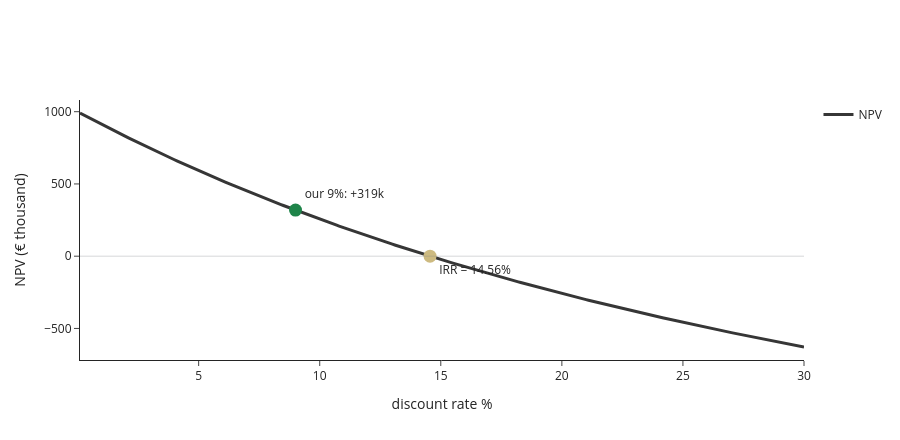

The notebook cell saved with this chart:
### Code cell
rates = np.linspace(0.001, 0.30, 300)
lo, hi = 0.0, 0.5
for _ in range(80):
    mid = (lo + hi)/2
    lo, hi = (mid, hi) if npv(mid) > 0 else (lo, mid)
irr = (lo + hi)/2

fig = go.Figure(go.Scatter(x=rates*100, y=[npv(r) for r in rates],
                           line=dict(color="#363636", width=3), name="NPV"))
fig.add_hline(y=0, line=dict(color="#7a7f85", width=1))
fig.add_scatter(x=[9], y=[npv(0.09)], mode="markers+text", marker=dict(size=13, color="#1E8449"),
                text=[f"our 9%: +{npv(0.09):,.0f}k"], textposition="top right", showlegend=False)
fig.add_scatter(x=[irr*100], y=[0], mode="markers+text", marker=dict(size=13, color="#CDBA80"),
                text=[f"IRR = {irr:.2%}"], textposition="bottom right", showlegend=False)
fig.update_layout(template="simple_white", height=440, xaxis_title="discount rate %",
                  yaxis_title="NPV (€ thousand)")
fig.show()
print(f"IRR = {irr:.4%}    NPV at 16% = {npv(0.16):,.2f}k")

### Figure 1 — Plotly figure (JSON) as saved in the notebook; plotly's stock layout.template omitted (floating-point values rounded to 4 significant figures; data arrays with more than 128 entries replaced by an {"elided": "..."} marker saying what was removed)
{"data": [{"line": {"color": "#363636", "width": 3}, "name": "NPV", "type": "scatter", "x": {"elided": "300 float values"}, "y": {"elided": "300 float values"}}, {"marker": {"color": "#1E8449", "size": 13}, "mode": "markers+text", "showlegend": false, "text": ["our 9%: +319k"], "textposition": "top right", "type": "scatter", "x": [9], "y": [318.9]}, {"marker": {"color": "#CDBA80", "size": 13}, "mode": "markers+text", "showlegend": false, "text": ["IRR = 14.56%"], "textposition": "bottom right", "type": "scatter", "x": [14.56], "y": [0]}], "layout": {"height": 440, "shapes": [{"line": {"color": "#7a7f85", "width": 1}, "type": "line", "x0": 0, "x1": 1, "xref": "x domain", "y0": 0, "y1": 0, "yref": "y"}], "xaxis": {"title": {"text": "discount rate %"}}, "yaxis": {"title": {"text": "NPV (€ thousand)"}}}}
